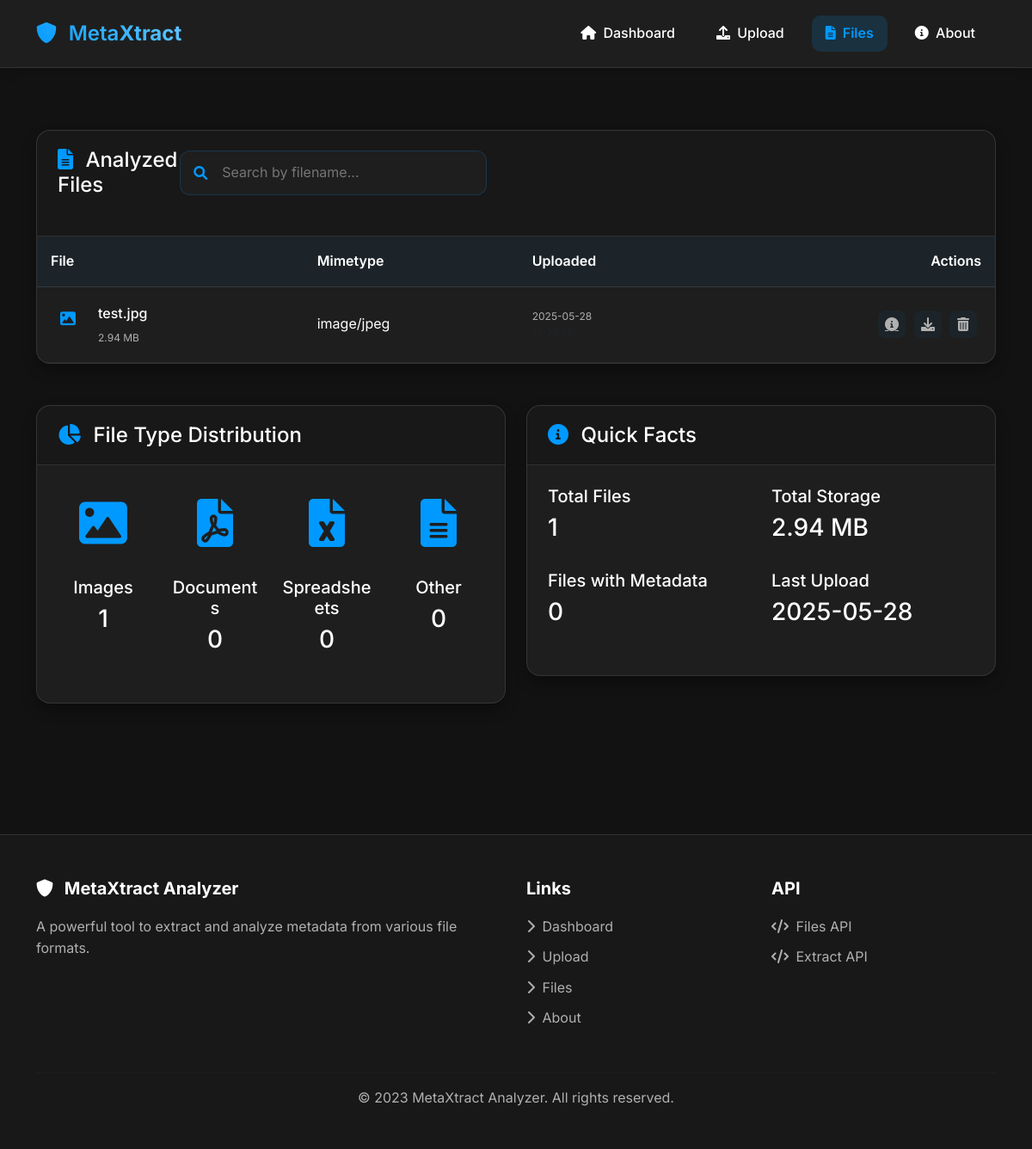
The page /files on the database its author committed.
### app/models/metadata.py (models this page shows)
class File(Base):
    __tablename__ = "files"
    id = Column(Integer, primary_key=True, index=True)
    filename = Column(String(255), nullable=False)
    original_filename = Column(String(255), nullable=False)
    file_path = Column(String(512), nullable=False)
    file_size = Column(Integer, nullable=False)  # Size in bytes
    mime_type = Column(String(255), nullable=False)
    file_extension = Column(String(50), nullable=False)
    uploaded_at = Column(DateTime, default=datetime.datetime.utcnow)
    file_metadata = relationship("Metadata", back_populates="file", cascade="all, delete-orphan")

### app/routes/main.py (the view)
@main_bp.route('/files')
def file_list():
    db = next(get_db())
    files = db.query(File).order_by(File.uploaded_at.desc()).all()
    return render_template('file_list.html', files=files)

### app/templates/file_list.html (shortened to what this page needs)
{% extends "base.html" %}
{% block content %}
<div class="container py-5">
    <div class="row mb-4">
        <div class="col-12">
            <div class="card">
                <div class="card-header">
                    <div class="file-list-header">
                        <h2 class="mb-0 fs-4">
                            <i class="fas fa-file-alt me-2"></i> Analyzed Files
                        </h2>
                        <div class="search-container">
                            <i class="fas fa-search search-icon"></i>
                            <input type="text" class="search-input" id="fileSearchInput" placeholder="Search by filename...">
                        </div>
                    </div>
                </div>
                <div class="card-body p-0">
                    {% if files %}
                    <div class="table-responsive">
                        <table class="file-table" id="fileTable">
                            <thead>
                                <tr>
                                    <th>File</th>
                                    <th>Mimetype</th>
                                    <th>Uploaded</th>
                                    <th class="text-end">Actions</th>
                                </tr>
                            </thead>
                            <tbody>
                                {% for file in files %}
                                <tr>
                                    <td class="file-name-cell">
                                        <div class="file-icon file-icon-animate {% if 'image' in file.mime_type %}file-type-image{% elif 'pdf' in file.mime_type %}file-type-pdf{% elif 'document' in file.mime_type or 'msword' in file.mime_type %}file-type-document{% elif 'spreadsheet' in file.mime_type or 'excel' in file.mime_type %}file-type-spreadsheet{% elif 'audio' in file.mime_type %}file-type-audio{% else %}file-type-other{% endif %}">
                                            <i class="fas {% if 'image' in file.mime_type %}fa-image{% elif 'pdf' in file.mime_type %}fa-file-pdf{% elif 'document' in file.mime_type or 'msword' in file.mime_type %}fa-file-word{% elif 'spreadsheet' in file.mime_type or 'excel' in file.mime_type %}fa-file-excel{% elif 'audio' in file.mime_type %}fa-file-audio{% else %}fa-file-alt{% endif %}"></i>
                                        </div>
                                        <div class="file-details">
                                            <div class="file-name">{{ file.original_filename }}</div>
                                            <div class="file-size">{{ (file.file_size / 1024)|round(1)|int if file.file_size < 1024 * 1024 else (file.file_size / (1024 * 1024))|round(2) }} {{ 'KB' if file.file_size < 1024 * 1024 else 'MB' }}</div>
                                        </div>
                                    </td>
                                    <td>{{ file.mime_type }}</td>
                                    <td>
                                        <div class="timestamp">
                                            {{ file.uploaded_at.strftime('%Y-%m-%d') }}<br>
                                            <span class="text-muted">{{ file.uploaded_at.strftime('%H:%M:%S') }}</span>
                                        </div>
                                    </td>
                                    <td class="text-end file-action-cell">
                                        <a href="{{ url_for('main.file_details', file_id=file.id) }}" class="file-action magnetic-btn" title="View details" data-magnetic="true">
                                            <i class="fas fa-info-circle"></i>
                                        </a>
                                        <a href="{{ url_for('main.download_file', file_id=file.id) }}" class="file-action magnetic-btn" title="Download file" data-magnetic="true">
                                            <i class="fas fa-download"></i>
                                        </a>
                                        <a href="#" class="file-action delete magnetic-btn" data-bs-toggle="modal" data-bs-target="#deleteFileModal" data-file-id="{{ file.id }}" data-file-name="{{ file.original_filename }}" title="Delete file" data-magnetic="true">
                                            <i class="fas fa-trash-alt"></i>
                                        </a>
                                    </td>
                                </tr>
                                {% endfor %}
                            </tbody>
                        </table>
                    </div>
                    {% endif %}
                </div>
            </div>
        </div>
    </div>
    {% if files and files|length > 0 %}
    <div class="row">
        <div class="col-md-6">
            <div class="card stat-card">
                <div class="card-header">
                    <h2 class="mb-0 fs-4">
                        <i class="fas fa-chart-pie me-2"></i> File Type Distribution
                    </h2>
                </div>
                <div class="card-body">
                    <div class="row">
                        {% set file_types = { 'image': 0, 'document': 0, 'spreadsheet': 0, 'other': 0 } %}
                        {% for file in files %}
                            {% if 'image' in file.mime_type %}
                                {% set _ = file_types.update({'image': file_types['image'] + 1}) %}
                            {% elif 'pdf' in file.mime_type or 'msword' in file.mime_type or 'document' in file.mime_type %}
                                {% set _ = file_types.update({'document': file_types['document'] + 1}) %}
                            {% elif 'spreadsheet' in file.mime_type or 'excel' in file.mime_type %}
                                {% set _ = file_types.update({'spreadsheet': file_types['spreadsheet'] + 1}) %}
                            {% else %}
                                {% set _ = file_types.update({'other': file_types['other'] + 1}) %}
                            {% endif %}
                        {% endfor %}
                        <div class="col-6 col-md-3 mb-4">
                            <div class="text-center">
                                <div class="file-icon file-icon-animate file-type-image mx-auto mb-3">
                                    <i class="fas fa-image"></i>
                                </div>
                                <h5>Images</h5>
                                <h3>{{ file_types['image'] }}</h3>
                            </div>
                        </div>
                        <div class="col-6 col-md-3 mb-4">
                            <div class="text-center">
                                <div class="file-icon file-icon-animate file-type-pdf mx-auto mb-3">
                                    <i class="fas fa-file-pdf"></i>
                                </div>
                                <h5>Documents</h5>
                                <h3>{{ file_types['document'] }}</h3>
                            </div>
                        </div>
                        <div class="col-6 col-md-3 mb-4">
                            <div class="text-center">
                                <div class="file-icon file-icon-animate file-type-spreadsheet mx-auto mb-3">
                                    <i class="fas fa-file-excel"></i>
                                </div>
                                <h5>Spreadsheets</h5>
                                <h3>{{ file_types['spreadsheet'] }}</h3>
                            </div>
                        </div>
                        <div class="col-6 col-md-3 mb-4">
                            <div class="text-center">
                                <div class="file-icon file-icon-animate file-type-other mx-auto mb-3">
                                    <i class="fas fa-file-alt"></i>
                                </div>
                                <h5>Other</h5>
                                <h3>{{ file_types['other'] }}</h3>
                            </div>
                        </div>
                    </div>
                </div>
            </div>
        </div>
        <div class="col-md-6">
            <div class="card stat-card">
                <div class="card-header">
                    <h2 class="mb-0 fs-4">
                        <i class="fas fa-info-circle me-2"></i> Quick Facts
                    </h2>
                </div>
                <div class="card-body">
                    <div class="row">
                        <div class="col-6 mb-4">
                            <div>
                                <h5>Total Files</h5>
                                <h3>{{ files|length }}</h3>
                            </div>
                        </div>
                        <div class="col-6 mb-4">
                            <div>
                                <h5>Total Storage</h5>
                                <h3>{{ (files|sum(attribute='file_size') / (1024 * 1024))|round(2) }} MB</h3>
                            </div>
                        </div>
                        <div class="col-6 mb-4">
                            <div>
                                <h5>Files with Metadata</h5>
                                <h3>{{ files|selectattr('has_metadata', 'defined')|selectattr('has_metadata')|list|length }}</h3>
                            </div>
                        </div>
                        <div class="col-6 mb-4">
                            <div>
                                <h5>Last Upload</h5>
                                <h3>
                                {% if files %}
                                    {% set latest_upload = files|sort(attribute='uploaded_at', reverse=true)|first %}
                                    {{ latest_upload.uploaded_at.strftime('%Y-%m-%d') }}
                                {% else %}
                                    Never
                                {% endif %}
                                </h3>
                            </div>
                        </div>
                    </div>
                </div>
            </div>
        </div>
    </div>
    {% endif %}
</div>
{% endblock %}

### app/templates/base.html (shortened to what this page needs)
<!DOCTYPE html>
<html lang="en">
<head>
    <link href="https://cdn.jsdelivr.net/npm/bootstrap@5.3.0/dist/css/bootstrap.min.css" rel="stylesheet">
    <link rel="stylesheet" href="https://cdnjs.cloudflare.com/ajax/libs/font-awesome/6.0.0/css/all.min.css">
</head>
<body>
    <nav class="navbar navbar-expand-lg">
        <div class="container">
            <a class="navbar-brand" href="{{ url_for('main.index') }}">
                <i class="fas fa-shield-alt me-2"></i>
                <span style="font-weight: 600;">Meta</span>Xtract
            </a>
            <div class="collapse navbar-collapse" id="navbarNav">
                <ul class="navbar-nav ms-auto">
                    <li class="nav-item">
                        <a class="nav-link px-3" href="{{ url_for('main.index') }}">
                            <i class="fas fa-home me-1"></i> Dashboard
                        </a>
                    </li>
                    <li class="nav-item">
                        <a class="nav-link px-3" href="{{ url_for('main.upload_file') }}">
                            <i class="fas fa-upload me-1"></i> Upload
                        </a>
                    </li>
                    <li class="nav-item">
                        <a class="nav-link px-3" href="{{ url_for('main.file_list') }}">
                            <i class="fas fa-file-alt me-1"></i> Files
                        </a>
                    </li>
                    <li class="nav-item">
                        <a class="nav-link px-3" href="{{ url_for('main.about') }}">
                            <i class="fas fa-info-circle me-1"></i> About
                        </a>
                    </li>
                </ul>
            </div>
        </div>
    </nav>
    <main>
        {% block content %}{% endblock %}
    </main>
    <footer class="footer">
        <div class="container">
            <div class="row">
                <div class="col-md-6">
                    <h5><i class="fas fa-shield-alt me-2"></i> MetaXtract Analyzer</h5>
                    <p class="text-secondary">A powerful tool to extract and analyze metadata from various file formats.</p>
                </div>
                <div class="col-md-3">
                    <h5>Links</h5>
                    <ul class="list-unstyled">
                        <li><a href="{{ url_for('main.index') }}"><i class="fas fa-chevron-right me-1"></i> Dashboard</a></li>
                        <li><a href="{{ url_for('main.upload_file') }}"><i class="fas fa-chevron-right me-1"></i> Upload</a></li>
                        <li><a href="{{ url_for('main.file_list') }}"><i class="fas fa-chevron-right me-1"></i> Files</a></li>
                        <li><a href="{{ url_for('main.about') }}"><i class="fas fa-chevron-right me-1"></i> About</a></li>
                    </ul>
                </div>
                <div class="col-md-3">
                    <h5>API</h5>
                    <ul class="list-unstyled">
                        <li><a href="/api/files"><i class="fas fa-code me-1"></i> Files API</a></li>
                        <li><a href="/api/extract"><i class="fas fa-code me-1"></i> Extract API</a></li>
                    </ul>
                </div>
            </div>
            <hr class="mt-4" style="border-color: rgba(255,255,255,0.1);">
            <div class="text-center">
                <p class="text-secondary">&copy; 2023 MetaXtract Analyzer. All rights reserved.</p>
            </div>
        </div>
    </footer>
</body>
</html>

### rows shown on the page
File: original_filename "test.jpg", file_size "2.94", file_size "MB", mime_type "image/jpeg", uploaded_at "2025-05-28"

### other values the page prints
{{ file_types['image'] }} "1"
{{ file_types['document'] }} "0"
{{ file_types['spreadsheet'] }} "0"
{{ file_types['other'] }} "0"
{{ files|length }} "1"
{{ (files|sum(attribute='file_size') / (1024 * 1024))|round(2) }} "2.94"
